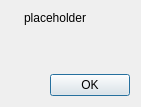
<?xml version="1.0" encoding="UTF-8"?>
<ui version="4.0">
 <class>WarningDialog</class>
 <widget class="QDialog" name="WarningDialog">
  <property name="geometry">
   <rect>
    <x>0</x>
    <y>0</y>
    <width>141</width>
    <height>107</height>
   </rect>
  </property>
  <property name="windowTitle">
   <string>Lubuntu</string>
  </property>
  <property name="windowIcon">
   <iconset theme="system-software-install"/>
  </property>
  <layout class="QVBoxLayout" name="verticalLayout">
   <item>
    <layout class="QHBoxLayout" name="horizontalLayout">
     <item>
      <widget class="QLabel" name="label_2">
       <property name="text">
        <string/>
       </property>
       <property name="pixmap">
        <pixmap resource="resource.qrc">:/warning-icon</pixmap>
       </property>
      </widget>
     </item>
     <item>
      <widget class="QLabel" name="warningLabel">
       <property name="sizePolicy">
        <sizepolicy hsizetype="Expanding" vsizetype="Preferred">
         <horstretch>0</horstretch>
         <verstretch>0</verstretch>
        </sizepolicy>
       </property>
       <property name="text">
        <string>&lt;html&gt;&lt;head/&gt;&lt;body&gt;&lt;p&gt;placeholder&lt;/p&gt;&lt;/body&gt;&lt;/html&gt;</string>
       </property>
       <property name="wordWrap">
        <bool>false</bool>
       </property>
      </widget>
     </item>
    </layout>
   </item>
   <item>
    <spacer name="verticalSpacer">
     <property name="orientation">
      <enum>Qt::Vertical</enum>
     </property>
     <property name="sizeHint" stdset="0">
      <size>
       <width>20</width>
       <height>0</height>
      </size>
     </property>
    </spacer>
   </item>
   <item>
    <layout class="QHBoxLayout" name="horizontalLayout_2">
     <item>
      <spacer name="horizontalSpacer">
       <property name="orientation">
        <enum>Qt::Horizontal</enum>
       </property>
       <property name="sizeHint" stdset="0">
        <size>
         <width>40</width>
         <height>20</height>
        </size>
       </property>
      </spacer>
     </item>
     <item>
      <widget class="QPushButton" name="okButton">
       <property name="text">
        <string>OK</string>
       </property>
      </widget>
     </item>
    </layout>
   </item>
  </layout>
 </widget>
 <resources>
  <include location="resource.qrc"/>
 </resources>
 <connections/>
</ui>
